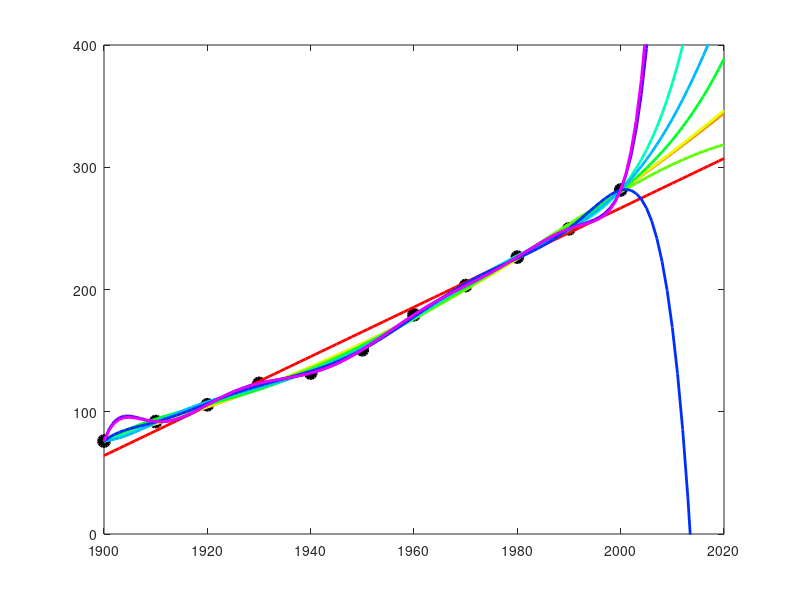

This figure's MATLAB source: (Note: this script raises an error after producing the figure.)
close all; clear; clc;

% Time interval
t = (1900:10:2000)';

% US population (in millions)
p = [75.995 91.972 105.711 123.203 131.669 ...
     150.697 179.323 203.212 226.505 249.633 281.422]';

% Plot
plot(t,p,'ko','LineWidth',2,'MarkerFaceColor','k');
axis([1900 2020 0 400]);
title('United States Population: Census Data 1900-2000','fontsize',20);
xlabel('Years','fontsize',20); 
ylabel('Millions','fontsize',20); 
set(gca,'FontSize',16)

%% Construct 11-by-11 Vandermonde matrix
n = length(t);
s = (t-1950)/50; % scaled time
X = zeros(n); X(:,end) = 1;
for j = n-1:-1:1 
    X(:,j) = s .* X(:,j+1); 
end

%% Least square
v = (1900:2020)';
x = (v-1950)/50;

cla
plot(t,p,'ko','LineWidth',2,'MarkerFaceColor','k','MarkerSize',8); hold on; 
axis([1900 2020 0 400]); colors = hsv(11); labels = {'data'};
for d = 1:10
    c = X(:,n-d:n)\p; % coefficient vector from least square
    y = polyval(c,x);
    z = polyval(c,11);
    plot(v,y,'color',colors(d,:),'LineWidth',2);
    labels{end+1} = ['degree = ' int2str(d)];
    hold on;
end
legend(labels,2)

plot(2010,310,'ks','LineWidth',2) % 2010 actual census data

title('United States Population: Census Data 1900-2000','fontsize',20);
xlabel('Years','fontsize',20); 
ylabel('Millions','fontsize',20); 
set(gca,'FontSize',16)

hold off
